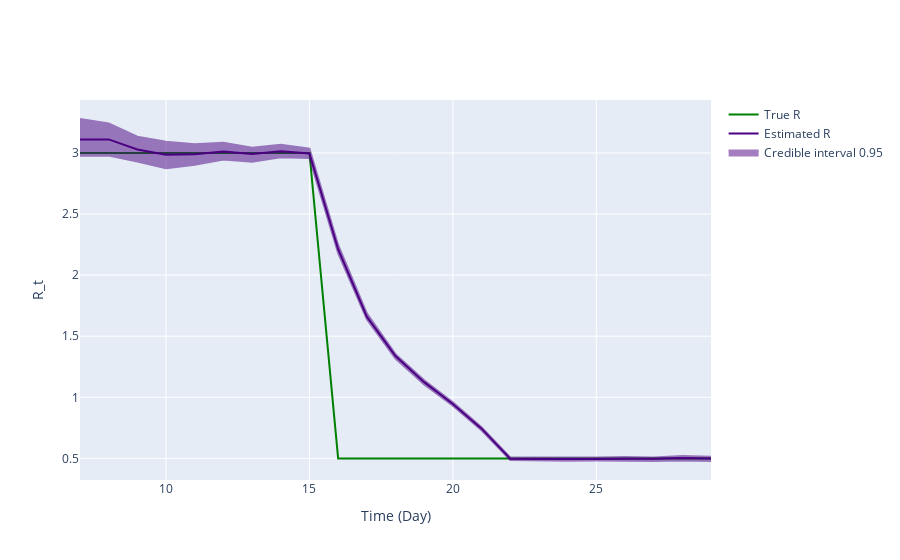

Write notebook code for a chart like this one.
### Markdown cell above
## Inference plot using class method results

### Code cell
fig = ReproductionNumberPlot()

fig.add_ground_truth_rt(ground_truth)
fig.add_interval_rt(new_intervals)

fig.update_labels(time_label='Time (Day)', r_label='R_t')

fig.show_figure()

### Figure 1 — Plotly figure (JSON) as saved in the notebook; plotly's stock layout.template omitted (floating-point values rounded to 4 significant figures)
{"data": [{"line": {"color": "green"}, "mode": "lines", "name": "True R", "type": "scatter", "x": [7, 8, 9, 10, 11, 12, 13, 14, 15, 16, 17, 18, 19, 20, 21, 22, 23, 24, 25, 26, 27, 28, 29], "y": [3, 3, 3, 3, 3, 3, 3, 3, 3, 0.5, 0.5, 0.5, 0.5, 0.5, 0.5, 0.5, 0.5, 0.5, 0.5, 0.5, 0.5, 0.5, 0.5]}, {"line": {"color": "indigo"}, "mode": "lines", "name": "Estimated R", "type": "scatter", "x": [7, 8, 9, 10, 11, 12, 13, 14, 15, 16, 17, 18, 19, 20, 21, 22, 23, 24, 25, 26, 27, 28, 29], "y": [3.11, 3.11, 3.028, 2.985, 2.99, 3.012, 2.99, 3.014, 2.995, 2.212, 1.66, 1.337, 1.124, 0.9447, 0.7434, 0.4966, 0.4961, 0.4941, 0.4954, 0.4971, 0.4961, 0.5037, 0.4993]}, {"fill": "toself", "fillcolor": "indigo", "line": {"color": "indigo"}, "mode": "lines", "name": "Credible interval 0.95", "opacity": 0.5, "type": "scatter", "x": [7, 8, 9, 10, 11, 12, 13, 14, 15, 16, 17, 18, 19, 20, 21, 22, 23, 24, 25, 26, 27, 28, 29, 29, 28, 27, 26, 25, 24, 23, 22, 21, 20, 19, 18, 17, 16, 15, 14, 13, 12, 11, 10, 9, 8, 7], "y": [3.278, 3.242, 3.133, 3.091, 3.071, 3.082, 3.041, 3.066, 3.034, 2.246, 1.687, 1.353, 1.139, 0.9594, 0.7548, 0.5085, 0.5075, 0.5057, 0.5078, 0.5109, 0.5081, 0.5186, 0.5142, 0.4787, 0.4834, 0.4792, 0.4827, 0.4833, 0.4808, 0.4866, 0.4872, 0.7302, 0.9318, 1.104, 1.316, 1.638, 2.18, 2.959, 2.965, 2.928, 2.946, 2.903, 2.875, 2.929, 2.978, 2.977]}], "layout": {"hovermode": "x unified", "xaxis": {"title": {"text": "Time (Day)"}}, "yaxis": {"title": {"text": "R_t"}}}}
